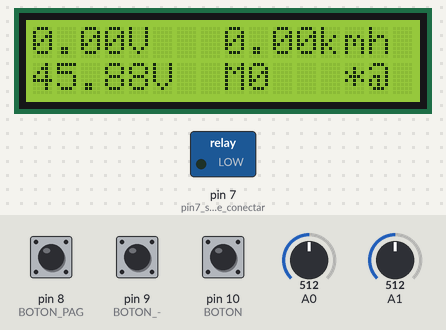
This sketch was run on a simulated Arduino Mega 2560, built with avr-gcc and run on an emulated ATmega2560. Parts: 16×2 character LCD, switched loads named in the sketch (green lamp = pin HIGH). The inputs (shaded band) are chosen by the test bench; at power-on: pin 8 (BOTON_PAG) HIGH, pin 9 (BOTON_-) HIGH, A0 = 512, pin 10 (BOTON) HIGH, A1 = 512. EEPROM starts erased; the modem accepts every AT command (registered, SIM ready, sends succeed) and sends nothing else; what the sketch prints to the serial monitor is not drawn.

Above: at 5.1 s.
5.2 s: pin 8 (BOTON_PAG) pulled LOW for 0.15 s
At 7.0 s:
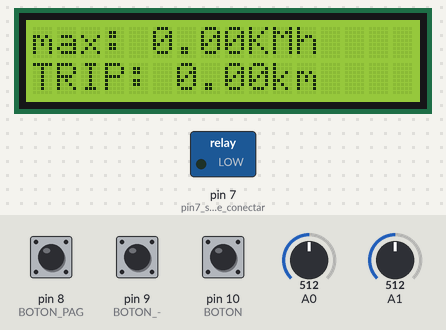
7.3 s: pin 8 (BOTON_PAG) pulled LOW for 1 s
At 9.6 s:
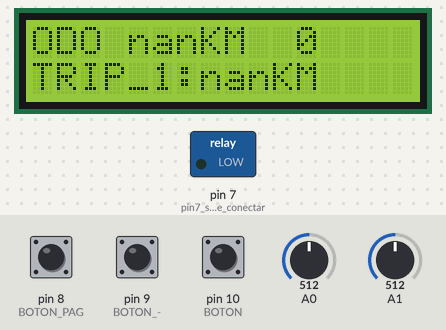
10.2 s: pin 9 (BOTON_-) pulled LOW for 0.15 s
At 12.0 s:
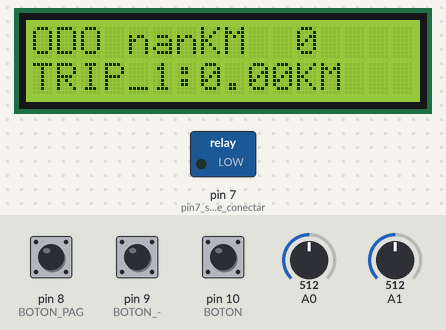
12.3 s: pin 8 (BOTON_PAG) pulled LOW for 0.15 s
At 13.4 s:
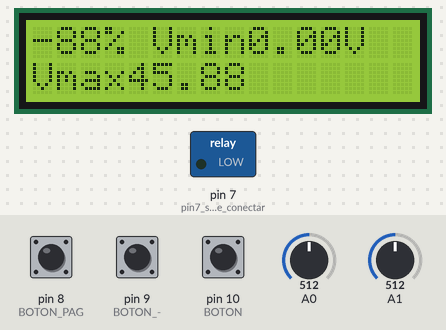
14.4 s: A0 set to 674
At 15.0 s:
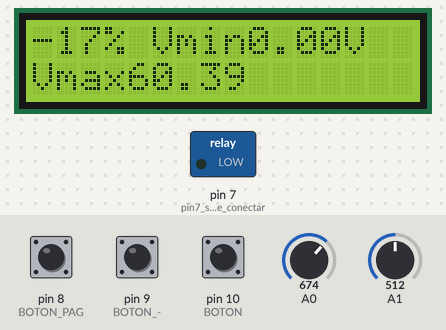
16.2 s: A0 set to 710
At 17.1 s:
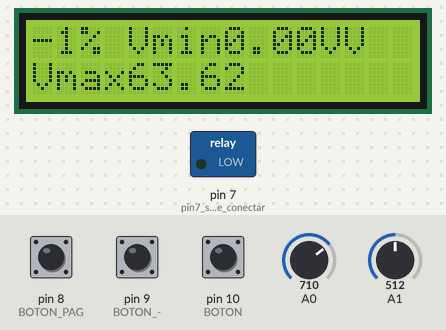
Timing chart, 0 to 19.0 s (numbered marks = the images above; inputs shaded):
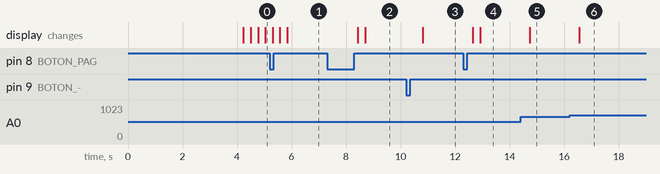

Measured:
- the behaviour switches between 691 and 692 on A0 (found by bisection; images 5 and 6)
- after the input at 5.2 s, the display: first differs from a run without the input after 0.37 s (image 1 shows a later state)
- after the input at 7.3 s, the display: first changes after 1.1 s (image 2 shows a later state)
- after the input at 10.2 s, the display: changes after 0.61 s (image 3)
- after the input at 12.3 s, the display: first changes after 0.35 s (image 4 shows a later state)
- after the input at 14.4 s, the display: changes after 0.34 s (image 5)
- after the input at 16.2 s, the display: changes after 0.36 s (image 6)

The sketch:

odometer.ino
```cpp
#include <Wire.h>
#include <LiquidCrystal_I2C.h>
#include <EEPROM.h>

LiquidCrystal_I2C lcd(0x27,16,2);

unsigned char data[57];
unsigned int volt;
byte residuo;

float voltage;
float vel=0.0;
float velmax;
float bat;
float bat_aux;
float trip;
float trip_1;
float odo;
float vmin;
float vmax;

int p_seg=0;
int pag;
int modo=0;
int porbat;
int secreto;

long int ahora;
long int tiempo;
long int tiempo_reset;
long int cuenta=0;
long int start=0;

bool mant;
bool mact;
bool posact;
bool posant;
bool negant;
bool negact;
bool comm;
bool emergencia;
bool m1_ack;
bool m2_ack;
bool m3_ack;


void reqeust_data(void){

  // request data for the controller
  Serial1.write((byte)0x01);
  delay(2);
  Serial1.write((byte)0x03);
  delay(2);
  Serial1.write((byte)0x0A);
  delay(2);
  Serial1.write((byte)0xBC);
  delay(2);
  Serial1.write((byte)0x00);
  delay(2);
  Serial1.write((byte)0x1A);
  delay(2);
  Serial1.write((byte)0x06);
  delay(2);
  Serial1.write((byte)0x3D);
  delay(2);
  tiempo=millis();
}


void enable_data(void){

  // enable data for the controller ones on power up
  Serial1.write((byte)0x01);
  delay(2);
  Serial1.write((byte)0x06);
  delay(2);
  Serial1.write((byte)0x0F);
  delay(2);
  Serial1.write((byte)0xC7);
  delay(2);
  Serial1.write((byte)0x34);
  delay(2);
  Serial1.write((byte)0x21);
  delay(2);
  Serial1.write((byte)0xED);
  delay(2);
  Serial1.write((byte)0xFB);
  delay(2);
}

void boost(void) {
  Serial.println("Entering Boost Mode!");
  //SET Speed limit
  Serial1.write((byte)0x01);
  delay(2);
  Serial1.write((byte)0x06);
  delay(2);
  Serial1.write((byte)0x0A);
  delay(2);
  Serial1.write((byte)0x4C);
  delay(2);
  Serial1.write((byte)0x00);
  delay(2);
  Serial1.write((byte)0x64); //0A= 10%, 0x64 = 100%
  delay(2);

  //CRC
  Serial1.write((byte)0x4A);
  delay(2);
  Serial1.write((byte)0x2E);
  delay(2);

  delay(200);
  while (Serial1.available()) { // dump response
    Serial.write(Serial1.read());
  }

  //SET Power limit
  Serial1.write((byte)0x01);
  delay(2);
  Serial1.write((byte)0x06);
  delay(2);
  Serial1.write((byte)0x09);
  delay(2);
  Serial1.write((byte)0xF7);
  delay(2);
  Serial1.write((byte)0x00);
  delay(2);
  Serial1.write((byte)0x50); //0A = 10A, 0x50 = 80A
  delay(2);

  //CRC
  Serial1.write((byte)0x3B);
  delay(2);
  Serial1.write((byte)0x98);
  delay(2);

  delay(200);
  while (Serial1.available()) { // dump response
    Serial.write(Serial1.read());
  }
  m3_ack=1;
}

void legal(void) {
  Serial.println("Entering Legal Compliance Mode!");
  //SET Speed limit
  Serial1.write((byte)0x01);
  delay(2);
  Serial1.write((byte)0x06);
  delay(2);
  Serial1.write((byte)0x0A);
  delay(2);
  Serial1.write((byte)0x4C);
  delay(2);
  Serial1.write((byte)0x00);
  delay(2);
  Serial1.write((byte)0x0A); //0A = 10%, 0x64 = 100%
  delay(2);

  //CRC
  Serial1.write((byte)0xCB);
  delay(2);
  Serial1.write((byte)0xC2);
  delay(2);

  delay(200);
  while (Serial1.available()) { // dump response
    Serial.write(Serial1.read());
  }

  //SET Power limit
  Serial1.write((byte)0x01);
  delay(2);
  Serial1.write((byte)0x06);
  delay(2);
  Serial1.write((byte)0x09);
  delay(2);
  Serial1.write((byte)0xF7);
  delay(2);
  Serial1.write((byte)0x00);
  delay(2);
  Serial1.write((byte)0x0A); //0A = 10A, 0x96 = 150A
  delay(2);

  //CRC
  Serial1.write((byte)0xBB);
  delay(2);
  Serial1.write((byte)0xA3);
  delay(2);

  delay(200);
  while (Serial1.available()) { // dump response
    Serial.write(Serial1.read());
  }
}


void pantalla0 (void){
  lcd.setCursor(0, 0);
  lcd.print(voltage);
  lcd.print("V   ");
  lcd.print(vel);
  lcd.print("kmh ");
  lcd.setCursor(0, 1);
  lcd.print(bat);
 lcd.print("V  M");
 lcd.print(modo);
  lcd.setCursor(13, 1);
 if(comm==0)lcd.print(" ");
 if(comm==1)lcd.print("*");
 if(emergencia==1)lcd.print("@");
 if(emergencia==0)lcd.print(" ");
}
void pantalla1(){
   lcd.setCursor(0, 0);
  lcd.print("max: ");
  lcd.print(velmax);
  lcd.print("KMh");
  lcd.setCursor(0, 1);
  lcd.print("TRIP: ");
  lcd.print(trip);
  lcd.print("km");
}
void pantalla2(){
   lcd.setCursor(0, 0);
  lcd.print("ODO ");
  lcd.print(odo);
  lcd.print("KM  ");
  lcd.print(secreto);
  lcd.setCursor(0, 1);
  lcd.print("TRIP_1:");
  lcd.print(trip_1);
   lcd.print("KM  ");

}

void pantalla3(){
   lcd.setCursor(0, 0);
  //lcd.print(" ");
  lcd.print(porbat);
  lcd.print("% Vmin");
  lcd.print(vmin);
  lcd.print("V");
  lcd.setCursor(0, 1);
  lcd.print("Vmax");
  lcd.print(vmax);

}

void pulso(){
  cuenta++;
}

void setup() {
  EEPROM.get(0,odo);
  EEPROM.get(10,trip_1);
  Serial.begin(115200);
  Serial1.begin(19200);
  lcd.init();
  lcd.backlight();
  pinMode(11,INPUT_PULLUP); //BOTON POWER
  pinMode(10,INPUT_PULLUP); //BOTON +
  pinMode(9,INPUT_PULLUP);  //BOTON -
  pinMode(8,INPUT_PULLUP);  //BOTON PAG
  pinMode(7,OUTPUT); //pin7 salida rele conectar bateria auxiliar a medicion
  pinMode(2,INPUT_PULLUP);
  //attachInterrupt (0, pulso, RISING);
  digitalWrite(7, LOW);
  Serial.println("HMI SABVOTON");
  Serial.println(" ");
  delay(3000);
  enable_data();
  delay(400);
   if(Serial1.available()==8){ //wait for the data
    for(int i=0;i<8;i++){
      data[i] =  Serial1.read(); // put data in a array
      Serial.println(data[i],HEX);
    }
   }
  delay(20);
  legal();
  delay(20);
   mant=1;
   emergencia=1;

  // while(digitalRead(10)==1){
    //lcd.setCursor(0, 0);
    //lcd.print("PASSWORD");
   //}

}

void loop() {

  //envio de datos de modo
  if(modo==3 and emergencia==0 and m3_ack==0) boost();

  //resetear ack de modos
  if(modo!=2)m2_ack=0;
  if(modo!=3)m3_ack=0;

  if(millis()-ahora>200){
    reqeust_data();
    ahora=millis();
  }
  delay(220); //espera respuesta


  //seleccion pantalla
  if(pag==0)pantalla0();
  if(pag==1)pantalla1();
  if(pag==2)pantalla2();
  if(pag==3)pantalla3();

  //flancos botones
  posact=digitalRead(10);
  negact=digitalRead(9);
  mact=digitalRead(8);
  if(mact==1 and mant==0){
    pag++;
    lcd.clear();
    if(pag==4)pag=0; //limite de paginas
  }
 mant=mact;


if(posact==1 and posant==0){
    if(pag==0 and emergencia==0)modo++;
    if(pag==2)secreto++;
    if(secreto==10)secreto=0;
    if(modo==6)modo=5;
  }
  posant=posact;

if(negact==1 and negant==0){
    if(pag==0)modo--;
    if(modo==-1)modo=0;
    if(pag==1){trip=0.0; velmax=0.0;}
    if(pag==2)trip_1=0.0;

  }
  negant=negact;


  if(Serial1.available()==57){ //wait for the data
    for(int i=0;i<57;i++){
      data[i] =  Serial1.read(); // put data in a array
      //Serial.println(data[i],HEX);
    }
    voltage = (((unsigned int)data[5] << 8) + data[6]) /54.6;
    int torque = (((unsigned int)data[13] << 8) + data[14]);
    int torquecmd = (((unsigned int)data[11] << 8) + data[12]);
    int estado = data[4];
    int nbit=data[2];
    int mvel=data[22];
    float acel=(((unsigned int)data[25] << 8) + data[26]) /7663.0;
    Serial.print("voltage = ");
    Serial.print(voltage,2);
    Serial.print(" mvel:");
    Serial.print(mvel);
    Serial.print("torque ");
    Serial.print(torque);
    Serial.print(" torcmd:");
    Serial.print(torquecmd);
    Serial.print(" stado:");
    Serial.print(estado);
    Serial.print(" acel:");
    Serial.print(acel);

    Serial.println(" ");
  }

  //lectura baterias
  bat=analogRead(A0);
  bat=(bat*0.004883)*18.35;
  if(bat<vmin)vmin=bat;
  if(bat>vmax)vmax=bat;
  porbat=(bat-64)*100/(84.4-64);
  bat_aux=analogRead(A1);
  bat_aux=(bat*0.004883)*10;


  //calculo velocidad+trip+odo
  if((millis()-start)>500){
    vel=cuenta*2.2*3.6;
    trip=trip+(cuenta*0.0022);
    trip_1=trip_1+(cuenta*0.0022);
    odo=odo+(cuenta*0.0022);
    EEPROM.put(0, odo);
    EEPROM.put(10, trip_1);
    start=millis();
   cuenta=0;
  }
  //calculo vel max
  if(vel>velmax)velmax=vel;


   comm= not comm; //heartbit
   //modo limitado contraseña=4 en pagina2
   if(secreto==4)emergencia=0;
   if(secreto!=4)emergencia=1;

   //borrar buffer si excede de 57 caracteres

 Serial.println(Serial1.available());
    Serial.println(comm);

}
```
